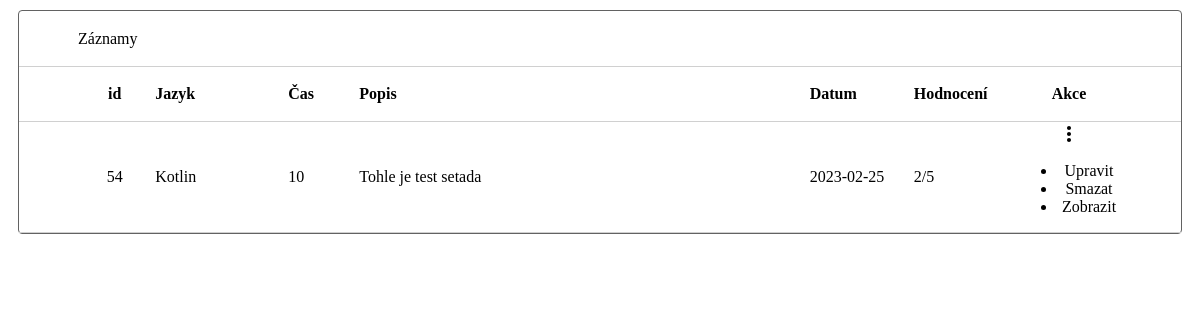
/sort/ (signed in), run on the app's committed database.
### tables this page shows
CREATE TABLE "records"
(
    "id"              INTEGER,
    "dates"           DATE NOT NULL,
    "timeInMinutes"   INT  NOT NULL,
    "programmingLang" TEXT NOT NULL,
    "rating"          INT  NOT NULL,
    "description"     TEXT NOT NULL,
    "user_id"         INT  NOT NULL,
    PRIMARY KEY ("id" AUTOINCREMENT)
);

### app.py (the view)
@app.route('/sort/')
def sort():
    sort_field = request.args.get('sort_field')
    filter_rating = request.args.get('filter_rating')
    filter_formatted_date = request.args.get('filter_formatted_date')
    filter_programmingLangs = request.args.get('filter_programmingLangs')
    filter_time = request.args.get('filter_time')
    filter_programmer = request.args.get('filter_programmer')
    filter_categories = request.args.get('filter_categories')
    print("programator: " + str(filter_programmer))
    print(sort_field)
    return render_template('customElements/table_row.html',
                           texts=sorting.pre_sort(sort_field, filter_rating, filter_programmingLangs,
                                                  filter_formatted_date,
                                                  filter_time, filter_programmer, filter_categories,
                                                  current_user.get_id()))

### app.py (called while the page is built)
@login_manager.user_loader
def load_user(user_id):
    print("users_load")
    conn = db.get_db_connection()
    cursor = conn.cursor()
    cursor.execute("SELECT * FROM users WHERE id = ?", (user_id,))
    user = cursor.fetchone()
    if user is None:
        return None
    user = User(id=user[0], username=user[1], email=user[2], password=user[3])
    return user

### db.py (called while the page is built)
def get_db_connection():  # napojení se na databázi
    conn = sqlite3.connect(databasePath)
    conn.row_factory = sqlite3.Row
    return conn

### templates/customElements/table_row.html (shortened to what this page needs)
<div style="border: 1px #626262 solid; border-radius: 4px; margin: 10px">
    <div style="">
        <div style="width: 100%; height: 55px; display: flex; align-items: center">
            <div style="display: flex; width: 100%; align-items: center; position:relative;">
                <div style="position:absolute; left: 59px">
                    <span>Záznamy</span>
                </div>
            </div>
        </div>
    </div>
    <table id="records_table" style="" class="display">
        <thead>
        <tr style=" height: 55px;">
            <th class="datatable-nosort" style="cursor: default">
                id
            </th>
            <th id="sort-button-programLang" class="ui-sort-control">
                <div style="display: flex; align-items: center;">
                    <span>
                        Jazyk
                    </span>
                </div>
            </th>
            <th id="sort-button-time" class="ui-sort-control">
                <div style="display: flex; align-items: center;">
                    <span>
                        Čas
                    </span>
                </div>
            </th>
            <th style="cursor: auto;cursor: default;">
                Popis
            </th>
            <th id="sort-button-date" class="ui-sort-control">
                <div style="display: flex; align-items: center;">
                    <span>
                        Datum
                    </span>
                </div>
            </th>
            <th id="sort-button-rating" class="ui-sort-control">
                <div style="display: flex; align-items: center;">
                    <span>
                        Hodnocení
                    </span>
                </div>
            </th>
            <th style="cursor: default;">Akce</th>
        </tr>
        </thead>
        <tbody id="table-content">
        {% for record in texts %}
            <tr style="">
                <td style="text-align: center; position:relative;">
                    {{ record.id }}
                </td>
                <td>{{ record.programmingLang }}</td>
                <td style="text-align: left">{{ record.timeInMinutes }}</td>
                <td style="max-height: 55px; overflow-y: auto"><span class="short_desc">{{ record.description }}</span>
                </td>
                <td>{{ record.dates }}</td>
                <td>{{ record.rating }}/5</td>
                <td>
                    <div>
                        <a style="cursor:pointer;" class="contextMenu_record_more_section">
                        </a>
                        <div style="" class="contextMenu_record">
                            <ul style="">
                                <li style="">
                                    <a onclick="get_record_id('{{ record.id }}'); edit_record();">Upravit</a>
                                </li>
                                <li style="">
                                    <a onclick="set_remove_statement('record'); get_record_id('{{ record.id }}'); remove_record();">Smazat</a>
                                </li>
                                <li style="">
                                    <a onclick="showRecord({{ record.id }})">Zobrazit</a>
                                </li>
                            </ul>
                        </div>
                    </div>
                </td>
            </tr>
        {% endfor %}
        </tbody>
    </table>
</div>

### data on the page
records: id "54", programmingLang "Kotlin", timeInMinutes "10", description "Tohle je test setada", dates "2023-02-25", rating "2"
